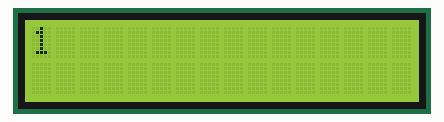
Recording of a sketch running on a simulated Arduino Uno, built with avr-gcc and run on an emulated ATmega328P. On the bench: 16×2 character LCD.

Above: at 1.1 s.
At 5.1 s:
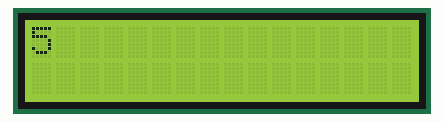
At 10.1 s:
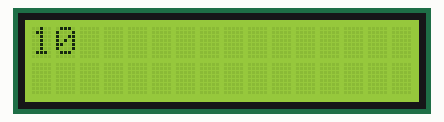
At 19.1 s:
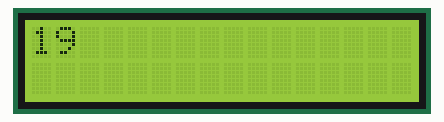
At 28.1 s:
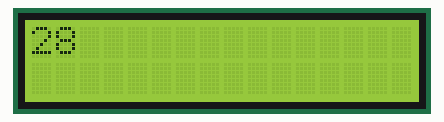
At 38.1 s:
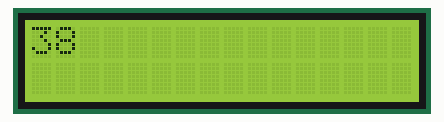

The sketch:

lcd.ino
```cpp
/*  =====================================
   Arduino 1602 LCD Tutorial
   Date: 12-21-2019
   Author: Henry Gilbert
   =====================================
     _______________________________________________________________
    |                   1602 LCD Pin Diagram                        |
    |                                                               |
    |VSS  VDD  VO  RS  RW  E  D0  D1  D2  D3  D4  D5  D6  D7  A  K  |
    |_______________________________________________________________|

    GND: VSS, RW, K
    5V: VDD, V0, A
          "V0" runs through a potentiometer
          "A" uses a 220 Ohm resistor
    Arduino: RS, E D3, D4, D5, D6,


    Must include <LiquidCrystal.h>
    Object constructor:
    LiquidCrystal <objectName> lcd(rs, e, d4, d5, d6, d7)

    Code required in setup:
        lcd.begin(r,c)  --> If using a 16x4

    Methods:

    lcd.clear()
    lcd.setCursor(r, c)
    lcd.print()
*/


#include <LiquidCrystal.h>
int rs = 2;
int e = 3;
int d4 = 4;
int d5 = 5;
int d6 = 6;
int d7 = 7;

LiquidCrystal lcd(rs, e, d4, d5, d6, d7);


void setup(){
lcd.begin(16, 2);
}

int n = 0;

void loop() {
  lcd.setCursor(0,0);
  delay(1000);
  n+= 1;
  lcd.print(n);
}
```

Measured:
- what the display in image 0 shows lasts 1.0 s, from 1.1 s to 2.1 s
